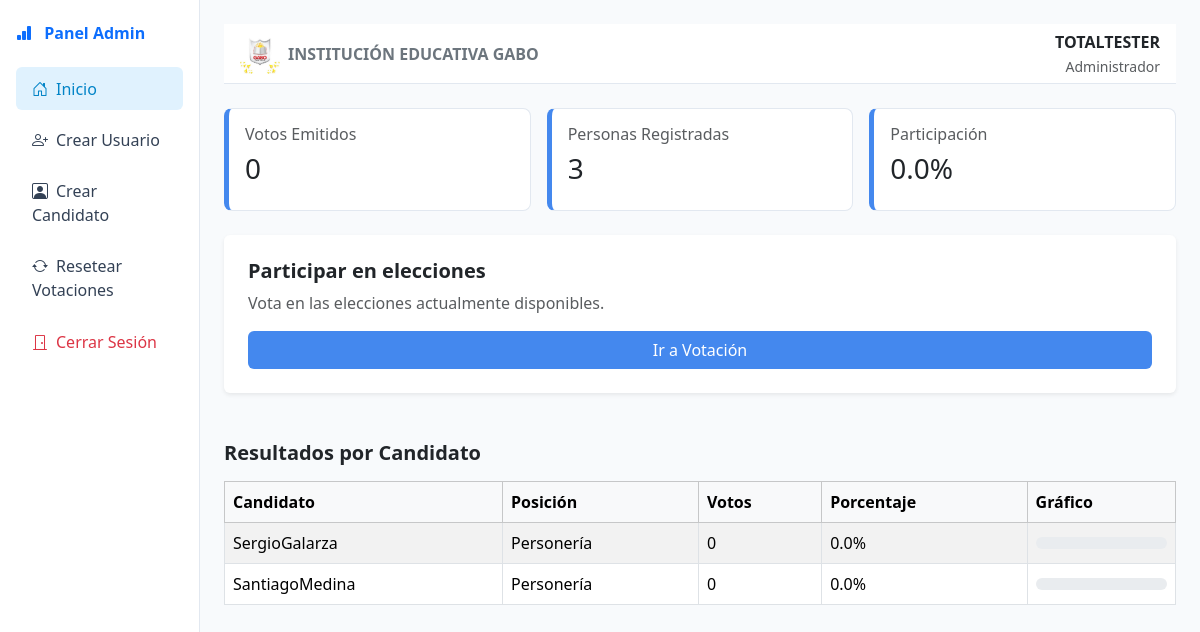
Page /admin_votes/ (signed in) on the earlier database version.
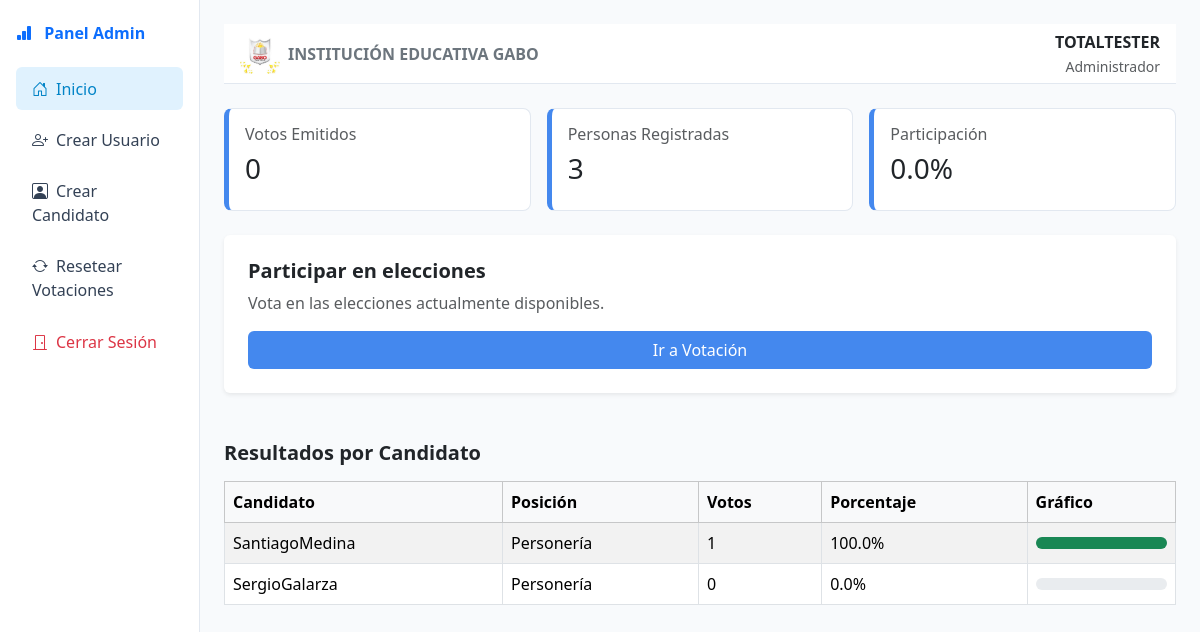
Same page on the later database version.
### Users/models.py (models this page shows, shortened)
class BaseAuditModel(models.Model):
    created = models.DateTimeField(
        auto_now_add = True
    )
    last_updated = models.DateTimeField(
        auto_now = True
    )
    is_active = models.BooleanField(
        default=True
    )
    class Meta:
        abstract = True

class Candidates(BaseAuditModel):
    ROLES = [
        ('Personería', 'Personería'),
        ('Contraloría', 'Contraloría'),
    ]
    profile = models.OneToOneField(
        Profile,
        on_delete=models.CASCADE,
        related_name='candidate_profile'
        )
    votes = models.IntegerField(
        default=0
        )
    percentage = models.FloatField(
        default=0.0
        )
    description = models.TextField(
        max_length=500,
        default=''
        )
    image = models.ImageField(
        upload_to='candidates/',
        default='candidates/default_candidate.webp'
        )
    role = models.CharField(
        max_length=20,
        choices=ROLES,
        default='Personería'
    )

class Profile(BaseAuditModel):
    user = models.OneToOneField (
        User,
        on_delete=models.CASCADE
        )
    grade = models.CharField (
        max_length=50,
        default=''
        )
    identification = models.IntegerField (
        default=0,
        unique=True
        )
    voted_ombudman = models.BooleanField (
        default=False
        )
    voted_comptroller = models.BooleanField (
        default=False
        )
    class Meta:
        verbose_name = 'Profile'
        verbose_name_plural = 'Profiles'
    def __init__(self, *args, **kwargs):
        super().__init__(*args, **kwargs)

### Users/views.py (the view)
# urls.py: path('admin_votes/', admin_votes, name='admin_votes'),
@login_required(login_url='logIn')
def admin_votes(request):
    if not request.user.is_superuser:
        return redirect('main')
    ombudmans = Candidates.objects.filter(role='Personería')
    comptrollers = Candidates.objects.filter(role='Contraloría')
    votes_ombudman = sum(candidate.votes for candidate in ombudmans)
    votes_comptroller = sum(candidate.votes for candidate in comptrollers)
    for candidate in ombudmans:
        candidate.percentage = (candidate.votes / votes_ombudman * 100) if votes_ombudman > 0 else 0
        candidate.save()
    for candidate in comptrollers:
        candidate.percentage = (candidate.votes / votes_comptroller * 100) if votes_comptroller > 0 else 0
        candidate.save()
    profiles = Profile.objects.all()
    candidates = Candidates.objects.all().order_by('-votes')
    votes_casted = Profile.objects.filter(voted_ombudman=True, voted_comptroller=True).count()
    users = User.objects.filter(is_superuser=False).count()
    if users > 0:
        percentage = (votes_casted / users) * 100
    else:
        percentage = 0
    if request.method == 'GET':
        return render(request,'Users/admin.html',{
            'profiles' : profiles,
            'candidates' : candidates,
            'votes_casted' : votes_casted,
            'users' : users,
            'percentage' : percentage,
        })

### templates/users/admin.html (shortened to what this page needs)
{%load static%}
<!DOCTYPE html>
<html lang="es">
<head>
  <link href="https://cdn.jsdelivr.net/npm/bootstrap@5.3.3/dist/css/bootstrap.min.css" rel="stylesheet">
  <link href="https://cdn.jsdelivr.net/npm/bootstrap-icons@1.10.5/font/bootstrap-icons.css" rel="stylesheet">
  <link rel="stylesheet" href="{% static 'CSS/adminStyles.css' %}">
</head>
<body {% if checked_user or checked_candidate %} class="modal-open" style="overflow: hidden; padding-right: 0px;" {% endif %}>
  <div class="container-fluid">
    <div class="row">
      <div class="col-md-2 sidebar">
        <h6 class="fw-bold text-primary mb-4">
          <i class="bi bi-bar-chart-fill me-2"></i> Panel Admin
        </h6>
        <a href="{% url 'admin_votes' %}" class="active"><i class="bi bi-house-door me-2"></i>Inicio</a>
        <a href="#" data-bs-toggle="modal" data-bs-target="#crearUsuarioModal" id="createUser"><i class="bi bi-person-plus me-2"></i>Crear Usuario</a>
        <a href="#" data-bs-toggle="modal" data-bs-target="#crearCandidatoModal" id="createCandidate"><i class="bi bi-person-square me-2"></i>Crear Candidato</a>
        <a href="#" data-bs-toggle="modal" data-bs-target="#resetModal"><i class="bi bi-arrow-repeat me-2"></i>Resetear Votaciones</a>
        <a href="{% url 'logout' %}" class="text-danger"><i class="bi bi-door-closed me-2"></i>Cerrar Sesión</a>
      </div>
      <div class="col-md-10 p-4">
        <div class="topbar mb-4">
          <div class="d-flex align-items-center gap-2">
            <img src="{% static 'IMAGES/logo.webp' %}" height="40" />
            <span class="fw-semibold text-secondary">INSTITUCIÓN EDUCATIVA GABO</span>
          </div>
          <div class="text-end">
            <span class="fw-bold d-block">TOTALTESTER</span>
            <small class="text-muted">Administrador</small>
          </div>
        </div>
        <div class="row g-3 mb-4">
          <div class="col-md-4">
            <div class="card-box">
              <h6 class="text-muted">Votos Emitidos</h6>
              <h3>{{ votes_casted }}</h3>
            </div>
          </div>
          <div class="col-md-4">
            <div class="card-box">
              <h6 class="text-muted">Personas Registradas</h6>
              <h3>{{ users }}</h3>
            </div>
          </div>
          <div class="col-md-4">
            <div class="card-box">
              <h6 class="text-muted">Participación</h6>
              <h3>{{ percentage }}%</h3>
            </div>
          </div>
        </div>
        <div class="card p-4 shadow-sm border-0">
          <h5 class="fw-bold mb-2">Participar en elecciones</h5>
          <p class="text-muted">Vota en las elecciones actualmente disponibles.</p>
          <a href="{% url 'main' %}" class="btn btn-action w-100">Ir a Votación</a>
        </div>
        <div class="mt-5">
          <h5 class="fw-bold mb-3">Resultados por Candidato</h5>
          <div class="table-responsive">
            <table class="table table-bordered table-striped align-middle">
              <thead class="table-light">
                <tr>
                  <th>Candidato</th>
                  <th>Posición</th>
                  <th>Votos</th>
                  <th>Porcentaje</th>
                  <th>Gráfico</th>
                </tr>
              </thead>
              <tbody>
                {% for candidate in candidates %}
                <tr>
                  <td>{{ candidate.profile.user.username }}</td>
                  <td>{{ candidate.role }}</td>
                  <td>{{ candidate.votes }}</td>
                  <td>{{ candidate.percentage }}%</td>
                  <td>
                    <div class="progress" style="height: 12px;">
                      <div class="progress-bar bg-success" role="progressbar"style="width: {{ candidate.percentage }}%;" aria-valuenow="{{ candidate.percentage }}" aria-valuemin="0" aria-valuemax="100">
                      </div>
                    </div>
                  </td>
                </tr>
                {% endfor %}
              </tbody>
            </table>
          </div>
        </div>
      </div>
    </div>
  </div>
</body>
</html>

Differences in the rows shown:
changed Candidates "SantiagoMedina": votes "0" → "1"; percentage "0.0" → "100.0"; moves up the list
